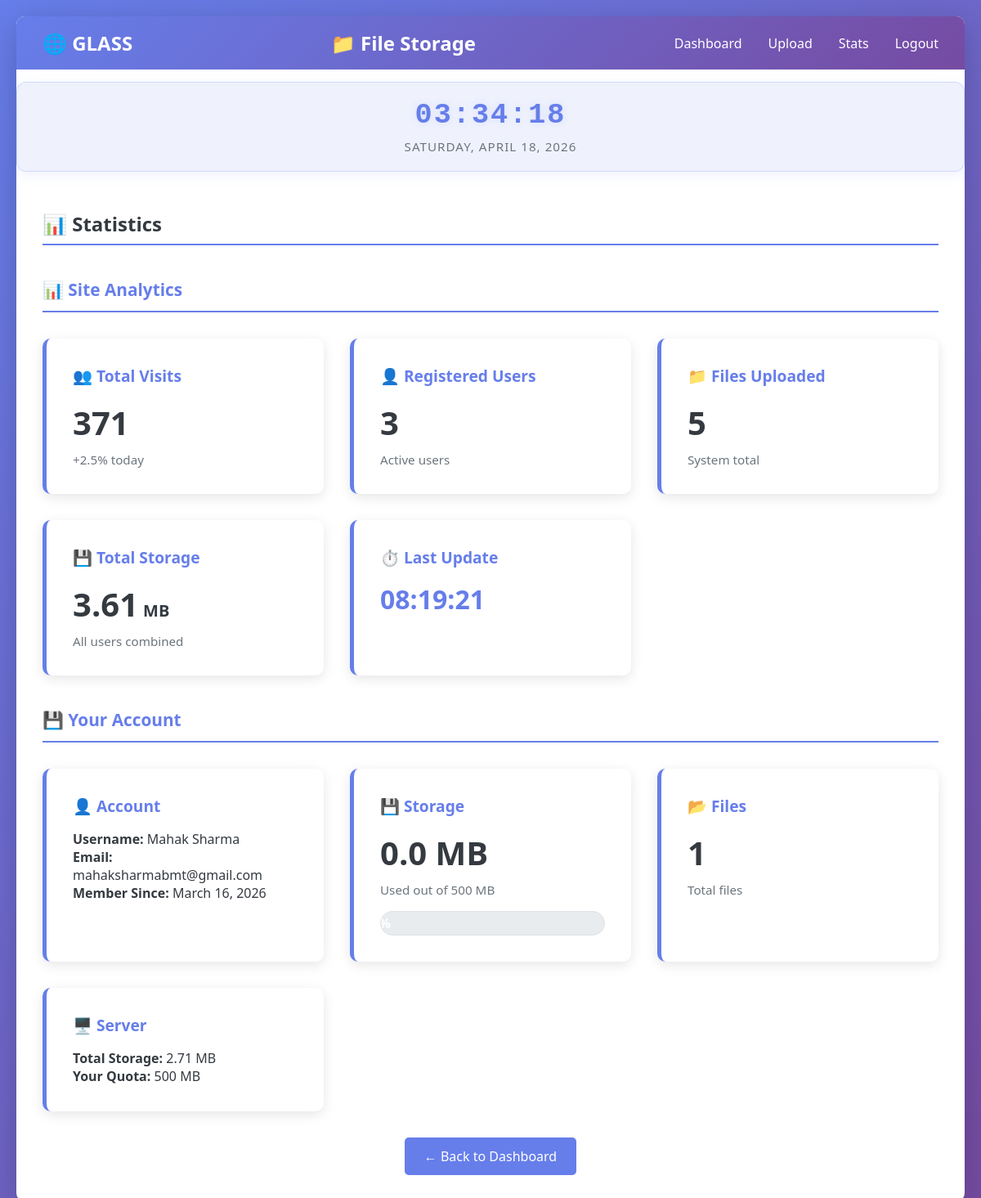
Screenshot of /stats (signed in) with the database file from the repository.
### models.py (models this page shows, shortened)
class SiteStats(db.Model):
    __tablename__ = 'site_stats'
    id = db.Column(db.Integer, primary_key=True)
    total_visits = db.Column(db.Integer, default=0)
    total_users = db.Column(db.Integer, default=0)
    total_files_uploaded = db.Column(db.Integer, default=0)
    total_storage_used_mb = db.Column(db.Float, default=0.0)
    last_updated = db.Column(db.DateTime, default=lambda: datetime.now(timezone.utc))
    @staticmethod
    def get_or_create():
        stats = SiteStats.query.first()
        if not stats:
            stats = SiteStats()
            db.session.add(stats)
            db.session.commit()
        return stats
    def increment_visits(self):
        self.total_visits += 1
        self.last_updated = datetime.now(timezone.utc)
        db.session.commit()
    def update_stats(self):
        self.total_users = User.query.count()
        self.total_files_uploaded = File.query.count()
        total_bytes = 0
        for file in File.query.all():
            total_bytes += file.file_size
        self.total_storage_used_mb = round(total_bytes / (1024 * 1024), 2)
        self.last_updated = datetime.now(timezone.utc)
        db.session.commit()

class User(db.Model):
    __tablename__ = 'users'
    id = db.Column(db.Integer, primary_key=True)
    username = db.Column(db.String(80), unique=True, nullable=False, index=True)
    email = db.Column(db.String(120), unique=True, nullable=False, index=True)
    password_hash = db.Column(db.String(255), nullable=False)
    created_at = db.Column(db.DateTime, default=lambda: datetime.now(timezone.utc))
    last_login = db.Column(db.DateTime)
    files = db.relationship('File', backref='owner', lazy=True, cascade='all, delete-orphan')
    def get_storage_used(self):
        total = 0
        for file in self.files:
            if os.path.exists(file.filepath):
                total += os.path.getsize(file.filepath)
        return total
    def get_storage_used_mb(self):
        return round(self.get_storage_used() / (1024 * 1024), 2)
    def get_file_count(self):
        return len(self.files)

### app.py (the view)
@app.route('/stats')
@login_required
def stats():
    user_id = session.get('user_id')
    user = User.query.get(user_id)
    total_storage = get_total_storage_used()
    context = {
        'user': user,
        'total_storage_mb': total_storage,
        'user_storage_mb': user.get_storage_used_mb(),
        'file_count': user.get_file_count()
    }
    return render_template('stats.html', **context)

### app.py (called while the page is built)
@app.before_request
def track_visit():
    stats = SiteStats.get_or_create()
    stats.increment_visits()
    stats.update_stats()

@app.context_processor
def inject_stats():
    stats = SiteStats.get_or_create()
    stats.update_stats()
    return dict(site_stats=stats)

@app.context_processor
def inject_user():
    user = None
    if 'user_id' in session:
        user = User.query.get(session['user_id'])
    return dict(current_user=user)

### auth.py (called while the page is built)
def login_required(f):
    from functools import wraps
    @wraps(f)
    def decorated_function(*args, **kwargs):
        if 'user_id' not in session:
            flash('⚠️ Please login first!', 'warning')
            return redirect(url_for('auth.login'))
        return f(*args, **kwargs)
    return decorated_function

### utils.py (called while the page is built)
def get_total_storage_used():
    total = 0
    for root, dirs, files in os.walk(Config.UPLOAD_FOLDER):
        for file in files:
            filepath = os.path.join(root, file)
            if os.path.exists(filepath):
                total += os.path.getsize(filepath)
    return round(total / (1024 * 1024), 2)

### templates/stats.html (shortened to what this page needs)
{% extends "base.html" %}
{% block content %}
<h2>📊 Statistics</h2>
<div class="section-divider">📊 Site Analytics</div>
<div class="stats-grid">
    <div class="stat-box">
        <h3>👥 Total Visits</h3>
        <div class="value">{{ site_stats.total_visits }}</div>
        <div class="label">+2.5% today</div>
    </div>
    <div class="stat-box">
        <h3>👤 Registered Users</h3>
        <div class="value">{{ site_stats.total_users }}</div>
        <div class="label">Active users</div>
    </div>
    <div class="stat-box">
        <h3>📁 Files Uploaded</h3>
        <div class="value">{{ site_stats.total_files_uploaded }}</div>
        <div class="label">System total</div>
    </div>
    <div class="stat-box">
        <h3>💾 Total Storage</h3>
        <div class="value">{{ site_stats.total_storage_used_mb }}<span style="font-size: 0.5em; margin-left: 0.3em;">MB</span></div>
        <div class="label">All users combined</div>
    </div>
    <div class="stat-box">
        <h3>⏱️ Last Update</h3>
        <div style="margin-top: 1rem; font-size: 2em; font-weight: bold; color: var(--primary);">
            <span class="update-time" id="stats-update-time">00:00:00</span>
        </div>
    </div>
</div>
<div class="section-divider">💾 Your Account</div>
{% set percentage = (user_storage_mb / 500 * 100) | int %}
<div class="stats-grid">
    <div class="stat-box">
        <h3>👤 Account</h3>
        <p><strong>Username:</strong> {{ current_user.username }}</p>
        <p><strong>Email:</strong> {{ current_user.email }}</p>
        <p><strong>Member Since:</strong> {{ current_user.created_at.strftime('%B %d, %Y') }}</p>
    </div>
    <div class="stat-box">
        <h3>💾 Storage</h3>
        <div class="value">{{ user_storage_mb }} MB</div>
        <div class="label">Used out of 500 MB</div>
        <div class="progress-bar">
            <div class="progress-fill" id="progress-fill" data-percentage="{{ percentage }}">
                {{ percentage }}%
            </div>
        </div>
    </div>
    <div class="stat-box">
        <h3>📂 Files</h3>
        <div class="value">{{ file_count }}</div>
        <div class="label">Total files</div>
    </div>
    <div class="stat-box">
        <h3>🖥️ Server</h3>
        <p><strong>Total Storage:</strong> {{ total_storage_mb }} MB</p>
        <p><strong>Your Quota:</strong> 500 MB</p>
    </div>
</div>
<div style="margin-top: 2rem; text-align: center;">
    <a href="{{ url_for('main.dashboard') }}" class="btn btn-primary">← Back to Dashboard</a>
</div>
{% endblock %}

### templates/base.html (style rules this page uses)
* { margin: 0; padding: 0; box-sizing: border-box; }
:root { --primary: #667eea; --secondary: #764ba2; --success: #28a745; --danger: #dc3545; --warning: #ffc107; --info: #17a2b8; --light: #f8f9fa; --dark: #343a40; --gray: #6c757d; }
body { font-family: 'Segoe UI', Tahoma, Geneva, Verdana, sans-serif; background: linear-gradient(135deg, var(--primary) 0%, var(--secondary) 100%); min-height: 100vh; padding: 20px; color: var(--dark); }
button, .btn { padding: 0.75rem 1.5rem; border: none; border-radius: 5px; font-size: 1em; cursor: pointer; transition: all 0.3s; text-decoration: none; display: inline-block; }
.btn-primary { background: var(--primary); color: white; }
h2 { margin-bottom: 1.5rem; color: var(--dark); border-bottom: 2px solid var(--primary); padding-bottom: 0.5rem; }

### templates/stats.html (style rules this page uses)
.stats-grid { display: grid; grid-template-columns: repeat(auto-fit, minmax(300px, 1fr)); gap: 2rem; margin: 2rem 0; }
.stat-box { background: white; padding: 2rem; border-radius: 10px; box-shadow: 0 4px 15px rgba(0, 0, 0, 0.1); border-left: 5px solid var(--primary); }
.stat-box h3 { color: var(--primary); margin-bottom: 1rem; font-size: 1.2em; border: none; padding: 0; }
.stat-box .value { font-size: 2.5em; font-weight: bold; color: var(--dark); margin-bottom: 0.5rem; }
.stat-box .label { color: var(--gray); font-size: 0.95em; }
.progress-bar { width: 100%; height: 30px; background: #e9ecef; border-radius: 15px; overflow: hidden; margin-top: 1rem; border: 1px solid #dee2e6; }
.progress-fill { height: 100%; background: linear-gradient(90deg, #667eea, #764ba2); display: flex; align-items: center; justify-content: center; color: white; font-weight: bold; transition: width 0.3s ease; }
.section-divider { font-size: 1.3em; font-weight: bold; color: var(--primary); margin-top: 2.5rem; margin-bottom: 1.5rem; padding-bottom: 0.75rem; border-bottom: 2px solid var(--primary); }

### rows the page displays
SiteStats: total_visits "371", total_users "3", total_files_uploaded "5", total_storage_used_mb "3.61"
User: username "Mahak Sharma", email "mahaksharmabmt@gmail.com", created_at "March 16, 2026"

### other values shown
{{ user_storage_mb }} "0.0"
{{ file_count }} "1"
{{ total_storage_mb }} "2.71"
